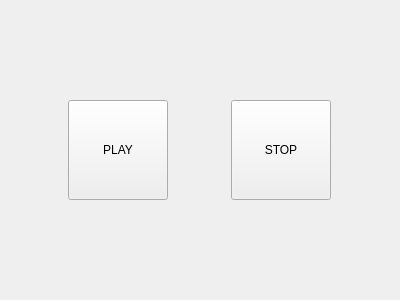
<?xml version="1.0" encoding="UTF-8"?>
<ui version="4.0">
 <class>ControlPanelWidget</class>
 <widget class="QWidget" name="ControlPanelWidget">
  <property name="geometry">
   <rect>
    <x>0</x>
    <y>0</y>
    <width>400</width>
    <height>300</height>
   </rect>
  </property>
  <property name="windowTitle">
   <string>Form</string>
  </property>
  <layout class="QHBoxLayout" name="horizontalLayout">
   <item>
    <widget class="QPushButton" name="playButton">
     <property name="maximumSize">
      <size>
       <width>100</width>
       <height>100</height>
      </size>
     </property>
     <property name="text">
      <string>PLAY</string>
     </property>
    </widget>
   </item>
   <item>
    <widget class="QPushButton" name="stopButton">
     <property name="maximumSize">
      <size>
       <width>100</width>
       <height>100</height>
      </size>
     </property>
     <property name="text">
      <string>STOP</string>
     </property>
    </widget>
   </item>
  </layout>
 </widget>
 <resources/>
 <connections/>
</ui>
